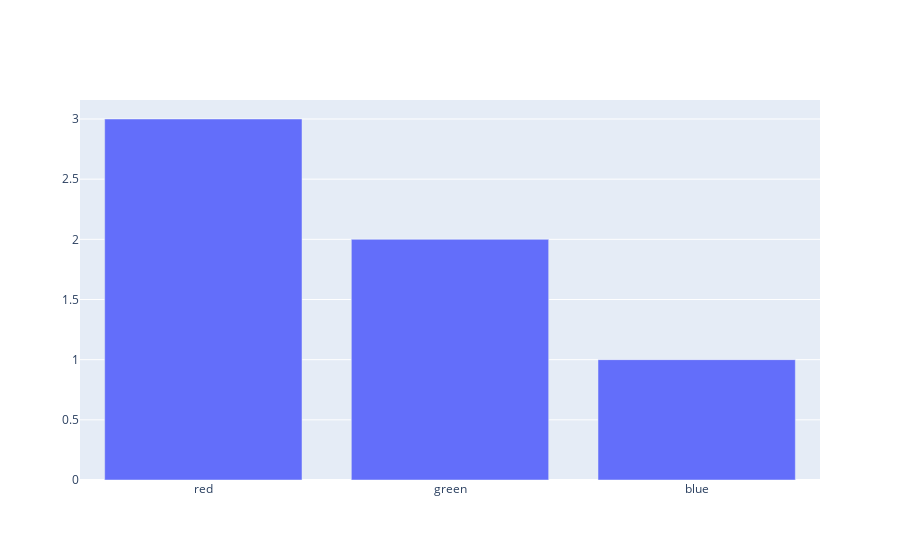

The code cell stored with this chart in its notebook:
### Code cell
import plotly.graph_objects as go

fig = go.Figure(
    data=[go.Bar(x=list(color_counts.keys()), y=list(color_counts.values()))]
)
fig.show()

### Figure 1 — Plotly figure (JSON) as saved in the notebook; plotly's stock layout.template omitted (floating-point values rounded to 4 significant figures)
{"data": [{"type": "bar", "x": ["red", "green", "blue"], "y": [3, 2, 1]}], "layout": {"autosize": true, "xaxis": {"autorange": true, "range": [-0.5, 2.5], "type": "category"}, "yaxis": {"autorange": true, "range": [0, 3.158], "type": "linear"}}}
